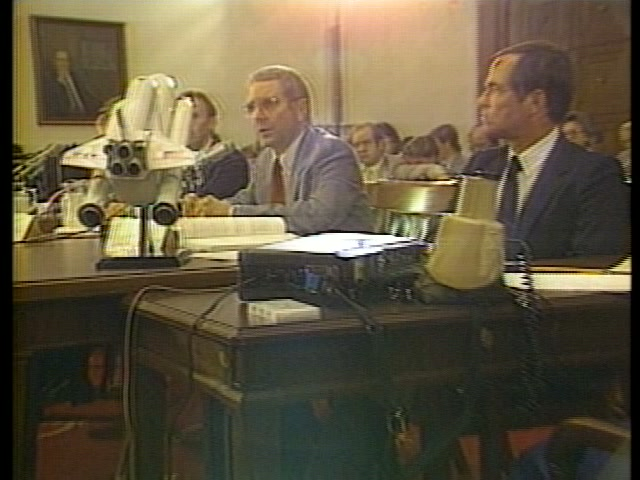
#> input picture ref/ep11/commission_testimony.jpg, 640 x 480 px
$ python -i check_twin.py   (imports and definitions only)
#> lines starting #> are read from the running program, lines starting #| are printed output that depends on the picture
# -*- coding: utf-8 -*-
"""**構図がそっくりなカット**を探す。文字は違うのに絵が同じ、を見つける。

■ なぜ要るか（2026-08-04 の r05 目視で出た）
  `mapfig` の6カットが**全部おなじ対角の折れ線**だった。
  c101（東京→大阪）と c127（大月→山中）は、点の位置まで
  0.74/0.26 対 0.70/0.24 とほぼ一致していて、**同じ章の中で同じ絵が2回**出ていた。
  机上検査6種はどれも文字しか見ないので、**絵の使い回しは全部通る**。

■ 測り方
  1コマ画像を「地」と「文字」に分けられないので、**文字が乗らない構造だけを見る**。
  → 灰色にして 32×18 に潰し、平均で二値化した指紋（dHash に近い）を取る。
    小さな文字は潰れて消え、**枠・板・線・点の配置だけが残る**。
  → 指紋のハミング距離が近いカットの組を出す。

  ⚠️ **同じ型を使えば似るのは当たり前。** 出るのは候補であって、罪ではない。
     見るのは「**隣り合っている／同じ章の中にある**」組。離れていれば実害は小さい。

    python tools/check_twin.py                 # 距離 12 以下の組
    python tools/check_twin.py --d 8           # きびしく
    python tools/check_twin.py --dir out/jiko/qa_r05
"""
import argparse
import sys
from pathlib import Path

# [1 line not run here, left out]

from PIL import Image

HERE = Path(__file__).parent.parent
W, H = 32, 18


def fp(path):
#> called with path = '../ref/ep11/commission_testimony.jpg'
    im = Image.open(path).convert("L")
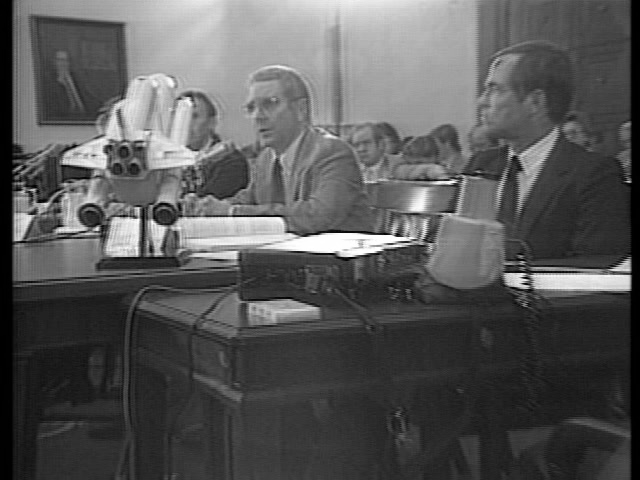
#> im: PIL image 640x480 L; min 0, max 255, mean 87.6
    # 見出し帯（上 18%）と字幕帯（下 17%）は毎カット同じ形なので落とす。
    # ここを入れたままだと全カットが似て出る。
    w, h = im.size
#> w = 640; h = 480
    im = im.crop((0, int(h * 0.18), w, int(h * 0.83))).resize((W, H), Image.BILINEAR)
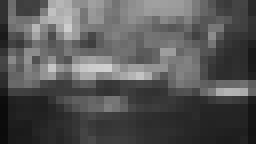
#> im: PIL image 32x18 L (shown 8 times larger); min 11, max 208, mean 86
    px = list(im.getdata())
#> px = 576 values, max 208 at index 269, min 11 at index 416, mean 85.96
    avg = sum(px) / len(px)
#> avg = 85.96
    return [1 if v > avg else 0 for v in px]


def dist(a, b):
    return sum(1 for x, y in zip(a, b) if x != y)


def chap(cid):
    return cid[:2] if cid[0] == "c" else cid[:2]


# [44 lines left out: function main, not called in this run]


# [2 lines not run here, left out]

>>> result = fp('../ref/ep11/commission_testimony.jpg')
#> result = 576 values, max 1 at index 1, min 0 at index 0, mean 0.47

$ run again, on ref/ep11/commission_hearing_2.jpg
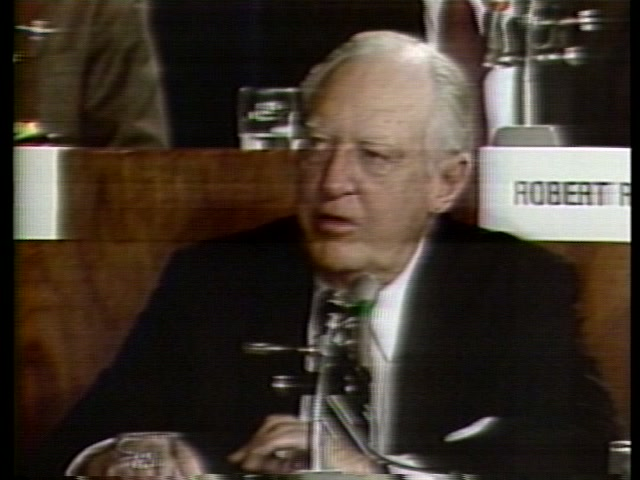
#> input picture ref/ep11/commission_hearing_2.jpg, 640 x 480 px
#> in fp, `im = Image.open(path).convert("L")`:
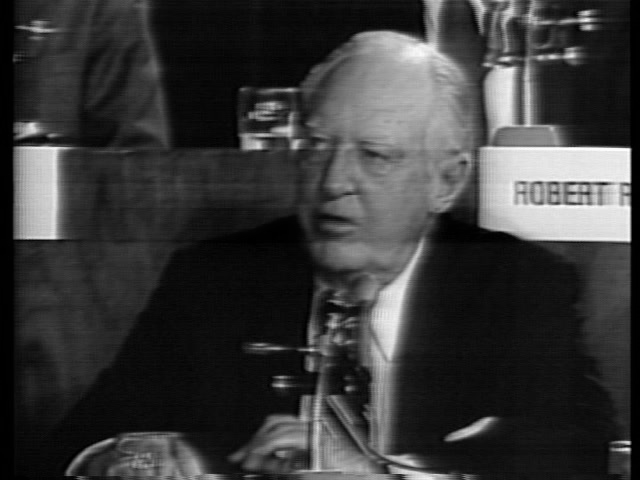
#> im: PIL image 640x480 L; min 0, max 254, mean 56.9
#> in fp, `im = im.crop((0, int(h * 0.18), w, int(h * 0.83))).resize((W, H), Imag..`:
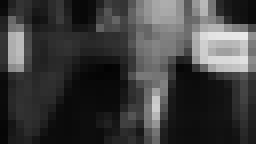
#> im: PIL image 32x18 L (shown 8 times larger); min 3, max 232, mean 62
#> px = 576 values, max 232 at index 158, min 3 at index 269, mean 62
#> avg = 62
#> result = 576 values, max 1 at index 13, min 0 at index 0, mean 0.33
